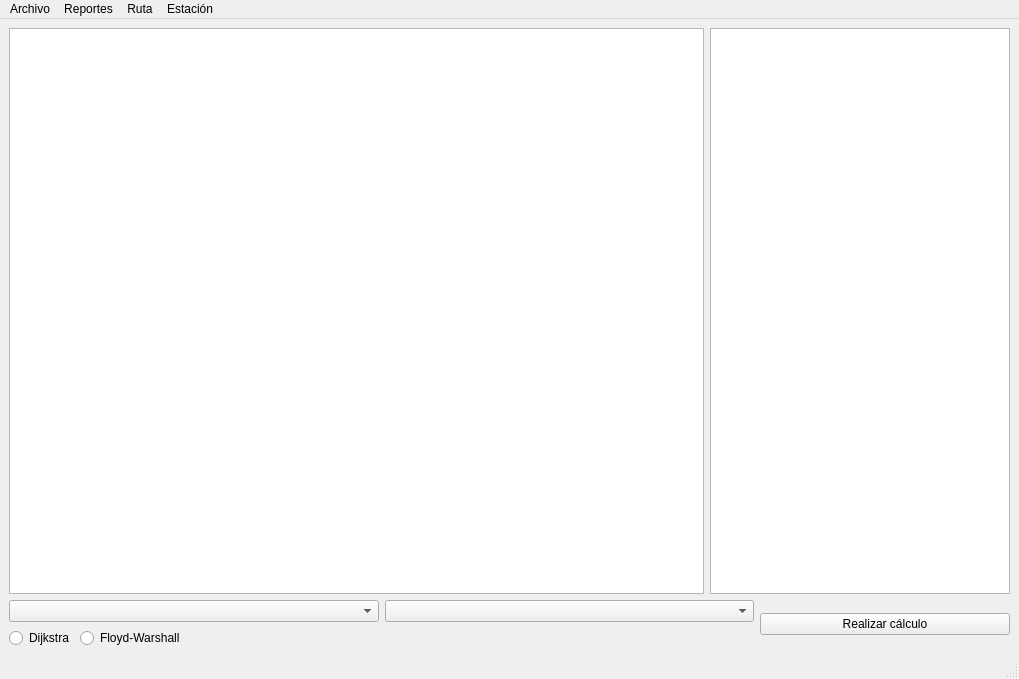
<?xml version="1.0" encoding="UTF-8"?>
<ui version="4.0">
 <class>MainWindow</class>
 <widget class="QMainWindow" name="MainWindow">
  <property name="geometry">
   <rect>
    <x>0</x>
    <y>0</y>
    <width>1019</width>
    <height>679</height>
   </rect>
  </property>
  <property name="windowTitle">
   <string>MainWindow</string>
  </property>
  <widget class="QWidget" name="centralwidget">
   <layout class="QVBoxLayout" name="verticalLayout_6">
    <item>
     <layout class="QHBoxLayout" name="horizontalLayout_4">
      <item>
       <widget class="QGraphicsView" name="gvArea">
        <property name="minimumSize">
         <size>
          <width>400</width>
          <height>400</height>
         </size>
        </property>
       </widget>
      </item>
      <item>
       <widget class="QPlainTextEdit" name="pteOutput">
        <property name="minimumSize">
         <size>
          <width>300</width>
          <height>0</height>
         </size>
        </property>
        <property name="maximumSize">
         <size>
          <width>300</width>
          <height>16777215</height>
         </size>
        </property>
       </widget>
      </item>
      <item>
       <layout class="QVBoxLayout" name="verticalLayout_5"/>
      </item>
     </layout>
    </item>
    <item>
     <layout class="QHBoxLayout" name="horizontalLayout">
      <item>
       <layout class="QVBoxLayout" name="verticalLayout_4">
        <item>
         <layout class="QHBoxLayout" name="horizontalLayout_2">
          <item>
           <widget class="QComboBox" name="cbOrigin"/>
          </item>
          <item>
           <widget class="QComboBox" name="cbDestination"/>
          </item>
         </layout>
        </item>
        <item>
         <layout class="QHBoxLayout" name="horizontalLayout_3">
          <item>
           <widget class="QRadioButton" name="rbDijkstra">
            <property name="sizePolicy">
             <sizepolicy hsizetype="Fixed" vsizetype="Fixed">
              <horstretch>0</horstretch>
              <verstretch>0</verstretch>
             </sizepolicy>
            </property>
            <property name="text">
             <string>Dijkstra</string>
            </property>
           </widget>
          </item>
          <item>
           <widget class="QRadioButton" name="rbFloydWarshall">
            <property name="text">
             <string>Floyd-Warshall</string>
            </property>
           </widget>
          </item>
         </layout>
        </item>
       </layout>
      </item>
      <item>
       <widget class="QPushButton" name="pbCalculateWithAlgorithm">
        <property name="maximumSize">
         <size>
          <width>250</width>
          <height>16777215</height>
         </size>
        </property>
        <property name="text">
         <string>Realizar cálculo</string>
        </property>
       </widget>
      </item>
     </layout>
    </item>
   </layout>
  </widget>
  <widget class="QMenuBar" name="menubar">
   <property name="geometry">
    <rect>
     <x>0</x>
     <y>0</y>
     <width>1019</width>
     <height>24</height>
    </rect>
   </property>
   <widget class="QMenu" name="menuFile">
    <property name="title">
     <string>Archivo</string>
    </property>
    <addaction name="actionSave"/>
    <addaction name="actionLoad"/>
    <addaction name="actionClearCurrentDisplay"/>
   </widget>
   <widget class="QMenu" name="menuReports">
    <property name="title">
     <string>Reportes</string>
    </property>
   </widget>
   <widget class="QMenu" name="menuRuta">
    <property name="title">
     <string>Ruta</string>
    </property>
    <addaction name="actionCreateRoute"/>
    <addaction name="actionDeleteRoute"/>
   </widget>
   <widget class="QMenu" name="menuEstaci_n">
    <property name="title">
     <string>Estación</string>
    </property>
    <addaction name="actionCreateStation"/>
    <addaction name="actionDeleteStation"/>
   </widget>
   <addaction name="menuFile"/>
   <addaction name="menuReports"/>
   <addaction name="menuRuta"/>
   <addaction name="menuEstaci_n"/>
  </widget>
  <widget class="QStatusBar" name="statusbar"/>
  <action name="actionSave">
   <property name="text">
    <string>Guardar</string>
   </property>
  </action>
  <action name="actionLoad">
   <property name="text">
    <string>Cargar</string>
   </property>
  </action>
  <action name="actionCreateRoute">
   <property name="text">
    <string>Crear ruta</string>
   </property>
  </action>
  <action name="actionDeleteRoute">
   <property name="text">
    <string>Eliminar ruta</string>
   </property>
  </action>
  <action name="actionCreateStation">
   <property name="text">
    <string>Crear estación</string>
   </property>
  </action>
  <action name="actionDeleteStation">
   <property name="text">
    <string>Eliminar estación</string>
   </property>
  </action>
  <action name="actionClearCurrentDisplay">
   <property name="text">
    <string>Limpiar todo</string>
   </property>
  </action>
 </widget>
 <resources/>
 <connections/>
</ui>
